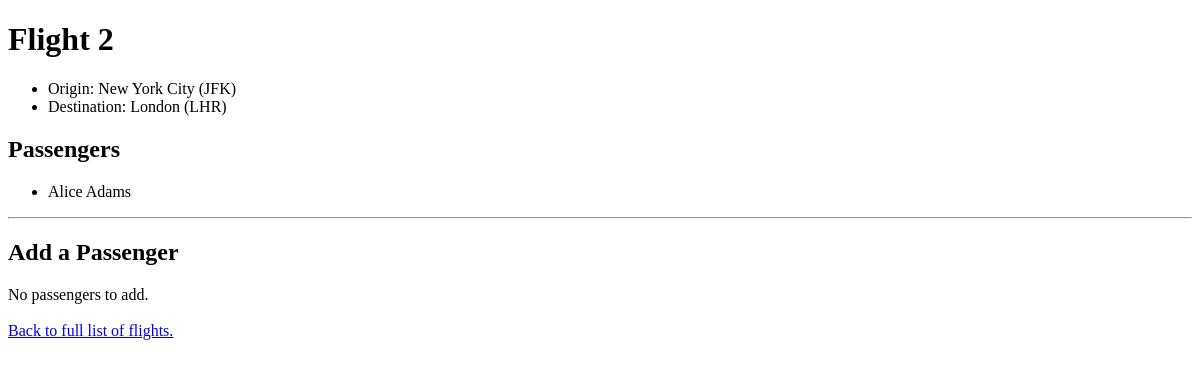
The page /2/ on the database as committed earlier.
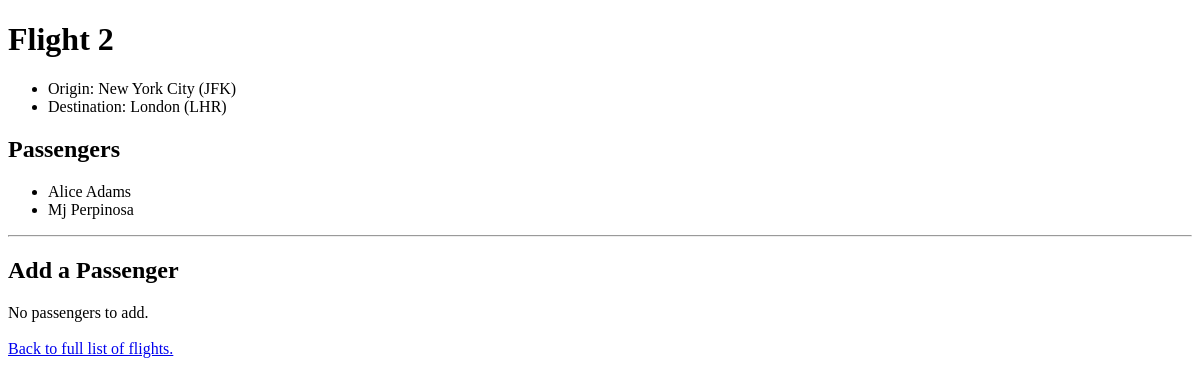
The same page on the database as committed later.
### flights/models.py (models this page shows)
class Passenger(models.Model):
    first = models.CharField(max_length=64)
    last = models.CharField(max_length=64)
    flights = models.ManyToManyField(Flight, blank=True, related_name="passengers")
    def __str__(self):
        return f"{self.first} {self.last }"

### flights/views.py (the view)
# urls.py: path("<int:flight_id>/", views.flight, name='flight'),
def flight(request, flight_id):
    try:
        flight = Flight.objects.get(pk=flight_id)
    except Flight.DoesNotExist:
        raise Http404("Flight does not exist.")
    context = {
        "flight": flight,
        "passengers": flight.passengers.all(),
        "non_passengers": Passenger.objects.exclude(flights=flight).all()
    }
    return render(request, "flights/flight.html", context)

### flights/models.py (called while the page is built)
    def __str__(self):
        return f"{self.city} ({self.code})"

### flights/templates/flights/flight.html
{% extends "flights/base.html" %}
{% block body %}
    <h1>Flight {{ flight.id }}</h1>
    <ul>
        <li>Origin: {{ flight.origin }}</li>
        <li>Destination: {{ flight.destination }}</li>
    </ul>
    <h2>Passengers</h2>
    <ul>
        {% for passenger in passengers %}
            <li>{{ passenger }}</li>
        {% empty %}
            <li>No passengers.</li>
        {% endfor %}
    </ul>
    <hr>
    <h2>Add a Passenger</h2>
    {% if non_passengers %}
    <form action="{% url 'book' flight.id %}" method="POST">
        {% csrf_token %}
        <select name="passenger">
            {% for passenger in non_passengers %}
                <option value="{{ passenger.id }}">
                    {{ passenger }}
                </option>
            {% endfor %}
        </select>
        <input type="submit" value="Book Flight">
    </form>
    {% else %}
        <div>No passengers to add.</div>
    {% endif %}
    <br>
    <a href="{% url 'index' %}">Back to full list of flights.</a>
{% endblock %}

Rows that differ between the two databases and show on the page:
added Passenger: first+last "Mj Perpinosa"
